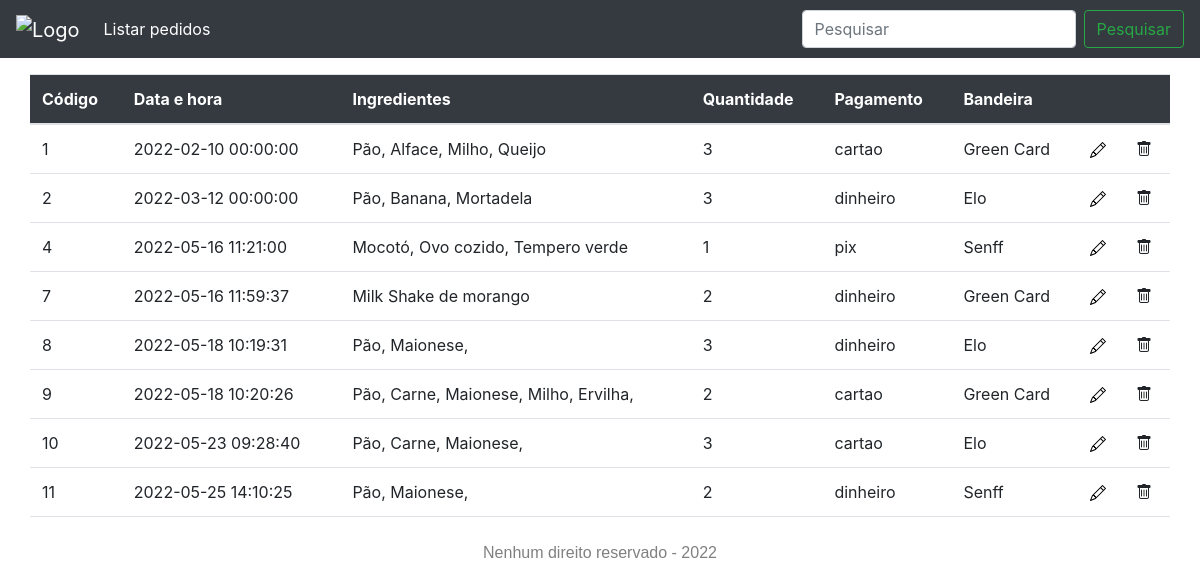
Page /public/lista.php on the committed database.
### tables this page shows
CREATE TABLE `pedidos` (
  `cod` int(11) NOT NULL,
  `data_hora` datetime DEFAULT NULL,
  `ingredientes` text DEFAULT NULL,
  `qtde` int(11) DEFAULT NULL,
  `pgto` varchar(20) DEFAULT NULL,
  `card_flag` varchar(20) DEFAULT NULL
);

### src/model/Database.php (called while the page is built, shortened)
<?php
class Database {
   private $connection;
   private function connect()
   {
       $this->connection = new PDO(
           'mysql:'.
           'host='.MYSQL_SERVER.';'.
           'dbname='.MYSQL_DATABASE.';'.
           'charset='.MYSQL_CHARSET.';'.
           'port='.MYSQL_PORT,
           MYSQL_USER,
           MYSQL_PASS,
           array(PDO::ATTR_PERSISTENT => true)
       );
       $this->connection->setAttribute(PDO::ATTR_ERRMODE, PDO::ERRMODE_WARNING);
   }
   private function disconnect()
   {
       $this->connection = null;
   }
   public function select($sql, $parameters = null)
   {
        $result = null;
        try {
            if(!empty($parameters)){
                $myExecute = $this->connection->prepare($sql);
                $myExecute->execute($parameters);
                $result = $myExecute->fetchAll(PDO::FETCH_CLASS);
            } else {
                $myExecute = $this->connection->prepare($sql);
                $myExecute->execute();
                $result = $myExecute->fetchAll(PDO::FETCH_CLASS);
            }
        } catch (PDOException $error) {
            var_dump($error);
            return false;
        }
        return $result;
   }
}

### public/lista.php (the view, shortened to what this page needs)
<?php
 require_once "../src/views/header_nav.php"; ?>
<?php
    require_once "../src/model/Database.php";
    $db = new Database();
    $resultDb = $db->select(
        "SELECT * FROM pedidos; "
    );
    ?>
    <table class="table container mt-3">
        <thead class="text-white bg-dark">
            <tr>
                <th>Código</th>
                <th>Data e hora</th>
                <th>Ingredientes</th>
                <th>Quantidade</th>
                <th>Pagamento</th>
                <th>Bandeira</th>
                <th></th>
                <th></th>
            </tr>
        </thead>
        <tbody>
        <?php foreach($resultDb as $linha) : ?>
        <tr>
            <td><?= $linha->cod ?></td>
            <td><?= $linha->data_hora ?></td>
            <td><?= $linha->ingredientes ?></td>
            <td><?= $linha->qtde ?></td>
            <td><?= $linha->pgto ?></td>
            <td><?= $linha->card_flag ?></td>
            <td>
                <a title="Editar" href="../public/atualiza.php?cod=<?= $linha->cod ?>">
                    <img src="../public/assets/img/pencil.svg" alt="Editar">
                </a>
            </td>
            <td>
                <a title="Apagar" onclick="confirmaDelete(<?= $linha->cod ?>);">
                    <i class="bi bi-trash"></i>
                </a>
            </td>
        </tr>
        <?php endforeach; ?>
        </tbody>
    </table>
<?php require_once "../src/views/footer.php"; ?>

### src/views/header_nav.php (shortened to what this page needs)
<!DOCTYPE html>
<html>
    <head>
        <link rel="stylesheet" type="text/css" href="../public/assets/css/style.css" />
        <link rel="stylesheet" type="text/css" href="../public/assets/bootstrap-5.1.3-dist/css/bootstrap.min.css" />
        <link rel="stylesheet" href="https://stackpath.bootstrapcdn.com/bootstrap/4.1.3/css/bootstrap.min.css">
        <link rel="stylesheet" href="https://cdn.jsdelivr.net/npm/bootstrap-icons@1.3.0/font/bootstrap-icons.css">
</head>
<body>
<nav class="navbar navbar-expand-lg navbar-dark bg-dark">
  <a class="navbar-brand" href="../index.php">
    <img src="https://i.pinimg.com/550x/ca/ff/dc/caffdc755a4396b4c99da3da83e62796.jpg" alt="Logo" height="80px">
  </a>
  <div class="collapse navbar-collapse" id="conteudoNavbarSuportado">
    <ul class="navbar-nav mr-auto">
      <li class="nav-item active">
        <a class="nav-link" href="../public/lista.php">Listar pedidos</a>
      </li>
    </ul>
    <form class="form-inline my-2 my-lg-0">
      <input class="form-control mr-sm-2" type="search" placeholder="Pesquisar" aria-label="Pesquisar">
      <button class="btn btn-outline-success my-2 my-sm-0" type="submit">Pesquisar</button>
    </form>
  </div>
</nav>

### src/views/footer.php (shortened to what this page needs)
<footer>
    Nenhum direito reservado - <?= date("Y") ?>
</footer>
</body>
</html>

### public/assets/css/style.css (style rules this page uses)
footer { text-align: center; margin-top: 2%; color: grey; font-family: Verdana, Geneva, Tahoma, sans-serif; }
a { cursor: pointer; }

### rows in the picture
pedidos: cod "1", data_hora "2022-02-10 00:00:00", ingredientes "Pão, Alface, Milho, Queijo", qtde "3", pgto "cartao", card_flag "Green Card"
pedidos: cod "2", data_hora "2022-03-12 00:00:00", ingredientes "Pão, Banana, Mortadela", qtde "3", pgto "dinheiro", card_flag "Elo"
pedidos: cod "4", data_hora "2022-05-16 11:21:00", ingredientes "Mocotó, Ovo cozido, Tempero verde", qtde "1", pgto "pix", card_flag "Senff"
pedidos: cod "7", data_hora "2022-05-16 11:59:37", ingredientes "Milk Shake de morango", qtde "2", pgto "dinheiro", card_flag "Green Card"
pedidos: cod "8", data_hora "2022-05-18 10:19:31", ingredientes "Pão, Maionese,", qtde "3", pgto "dinheiro", card_flag "Elo"
pedidos: cod "9", data_hora "2022-05-18 10:20:26", ingredientes "Pão, Carne, Maionese, Milho, Ervilha,", qtde "2", pgto "cartao", card_flag "Green Card"
pedidos: cod "10", data_hora "2022-05-23 09:28:40", ingredientes "Pão, Carne, Maionese,", qtde "3", pgto "cartao", card_flag "Elo"
pedidos: cod "11", data_hora "2022-05-25 14:10:25", ingredientes "Pão, Maionese,", qtde "2", pgto "dinheiro", card_flag "Senff"
